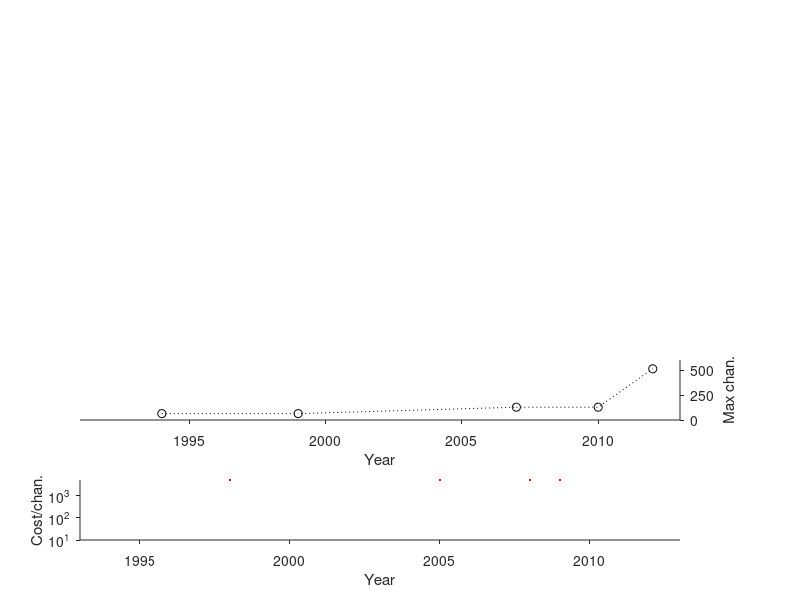

This figure's MATLAB source: (Note: this script raises an error after producing the figure.)
% Plot of cost of commercial and OS options over time

% Open source options
sys             = {'AD'         'MB'        'NR'           'AE'        'OE'};%   'PG'};
time            = [1994         1999        2007           2010        2012];%    2015];
cost            = [64e3         50e3        9e3            10e3        2600];%    550 ];  % I'm not sure if these are correct. For instance, AE uses Neuralynx amps right - I would imagine those are not cheap for 128 chans.
chan_atcost     = [64           64          96             128         128 ];%    32  ];
max_chan        = [64           64          128            128         512 ];%    512 ]; % Technically A/D PG and OE don't have maxs, because they can be daisy-chained. NR is limited by the number of PCI slots available on average PC. Not sure about AE. 

% Other events
ev      = {'linux'  'google'    'git'       'Arduino'   'github'    'OSHpark'   'Intan' };
ev_time = [1991     1998         2005       2005        2008        2009    ];



close all
aw = 15;
ah = 2;
figure('unit','centimeters','position',[2 2 20 20]);
a1 = axes('unit','centimeters','position',[2 2 aw ah]);
plot(a1, time, cost./chan_atcost,'ko-');i
plot(a1, ev_time, 5e3*ones(size(ev_time)), 'r.')
xlabel('Year')
ylabel('Cost/chan.')
set(a1,'tickdir','out','box','off','Ylim',[10 5e3],'Xlim',[1993 2013],'YTick',[10 100 1000 10000],'YScale','log','TickLength',[0.1/aw 1])


a2 = axes('unit','centimeters','position',[2 2+2+ah aw ah]);
plot(a2, time, max_chan,'ko:');
xlabel('Year')
ylabel('Max chan.')
set(a2,'tickdir','out','box','off','Ylim',[0 600],'Xlim',[1991 2013],'YTick',[0 250 500],'YScale','linear','TickLength',[0.1/aw 1], 'YAxisLocation','right')

export_fig(gcf,'-pdf','-transparent','system_cost.pdf')

%% Commercial options (TODO if we are actually going to pursue this idea)


%% Other events to include on timeline


% Git introduced, 2005
% Github, 2008
% Intan chips introduce, 2009
% Linux introduced, 1991
% Arduino, 2005
% OSH park accepts outside orders, 2012 (source: @Laen)
% Google opens, 1998
% Picaxe, ??
% Creative commons, 2001
% Open source initiative, 1998
% Free software movement started by Richard Stallman, 1983
% Free software foundation formed, 1985
